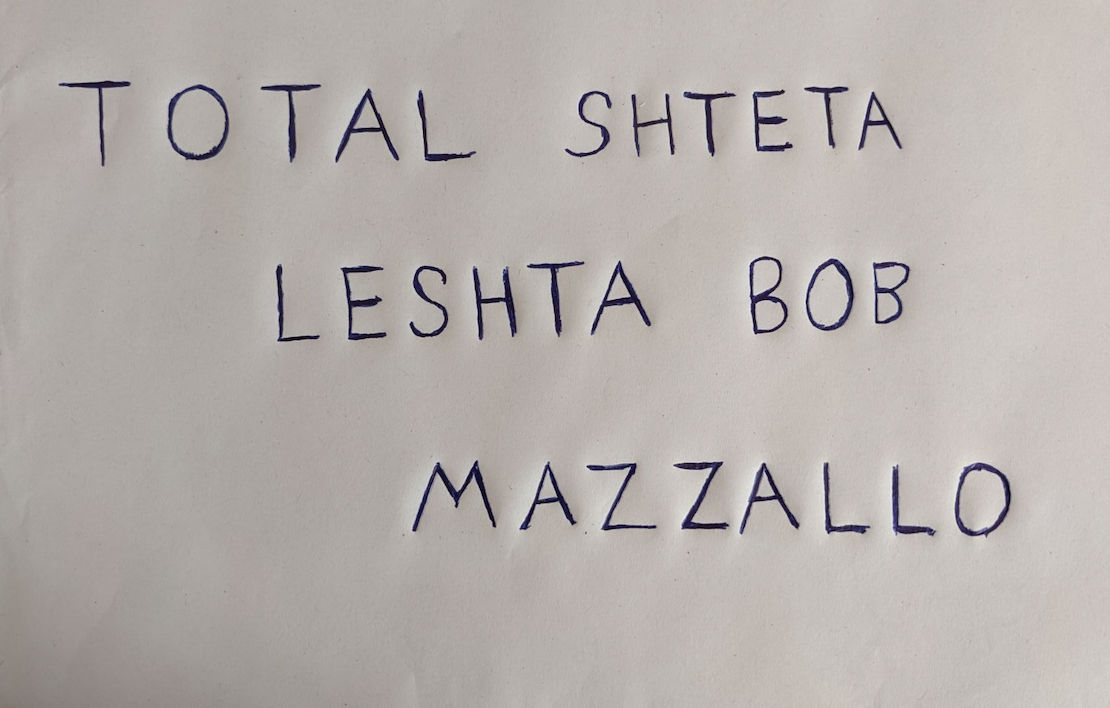
#> input picture mazalo.png, 1110 x 708 px; its folder holds only this picture in this run
$ jupyter execute --allow-errors nn-2.ipynb   (older library calls are emulated)
#> lines starting #> are read from the running program, lines starting #| are printed output that depends on the picture; after the words box and inside, x2 and y2 are one past the last pixel; in counts of white or black regions, pixels touching at a corner belong together
#### Setup

## Font Generation

[cell 1]
import os
import numpy as np
import cv2
from tqdm import tqdm
from wand.color import Color
from wand.image import Image
from wand.drawing import Drawing
from wand.compat import nested
import shutil
import pandas as pd

[cell 2]
# Characters
language = 'abcdefghijklmnopqrstuvwxyz'
language_upper = language.upper()
language += language_upper
language += '0123456789'

assert len(language) == 26 * 2 + 10
language = language_upper
language

[cell 3]
handwritten_fonts = ['Herculanum', 'Annai MN', 'Bradley Hand', 'Brush Script MT', 'Chalkboard',
             'Comic Sans MS', 'Luminary', 'Noteworthy', 'Papyrus', 'Party LET', 'Savoye LET',
             'Sign Painter', 'Skia', 'Snell Roundhand', 'Times New Roman', 'Trattatello']
typed_fonts = ['Arial', 'Arial Black', 'Arial Narrow', 'Arial Rounded MT Bold', 'Copperplate', 'Courier New', 'Helvetica',
              'Impact', 'Lucinda Grande', 'Microsoft Sans Serif', 'Tahoma', 'Verdana', 'Menlo', 'Didot', 'Copperplate', 'Avenir', 'Futura']

fonts = handwritten_fonts + typed_fonts

[cell 4]
# resolution
width=200
height=200
font_size=100
#> (the rest of this cell did not finish here and is left out)

[cell 5]
language

[cell 6]
# [8 lines left out: function delete, not called in this run]

#> (a cell that did not finish here is left out)

#> (a cell that did not finish here is left out)

#### Demo

[cell 9]
hstacks = []
character = 'KK'
#> (the rest of this cell did not finish here and is left out)

[cell 10]
hstacks = []
np.random.seed(0)
#> (the rest of this cell did not finish here and is left out)

#### Inference

##### Functions

[cell 11]
import matplotlib.pyplot as plt
# [10 lines left out: functions show, show_rgb, not called in this run]

def read(path):
#> called with path = 'mazalo.png'
    return cv2.imread(path, cv2.IMREAD_GRAYSCALE)

def read_rgb(path):
    return cv2.imread(path, cv2.IMREAD_UNCHANGED)

def bin(img, bins=10, min_diff=10):
    count, division = np.histogram(img, bins)
    diff_series = pd.Series(count).diff()

    first_histogram_reduction_index = diff_series[(diff_series < 0) & (np.abs(diff_series) > min_diff)].index[0]
    threshold = division[first_histogram_reduction_index+1]

    _, img = cv2.threshold(img,threshold,255,cv2.THRESH_BINARY)
    return img

# [4 lines left out: function bin_simple, not called in this run]

def bin2(img):
    return cv2.threshold(img, 0, 255, cv2.THRESH_BINARY +cv2.THRESH_OTSU)[1]

def neg(img):
    return 255 - img

# [8 lines left out: function redraw_contours, not called in this run]

def components(img, min_area=600, show_steps=False):
    # Connected components
    output = cv2.connectedComponentsWithStats(img, 4, cv2.CV_32S)
    num_letters = output[0]
    labels = output[1]
    stats = output[2]
    centroids = output[3]

    letter_imgs = []
    img_components = img.copy()
    ## Sort letters + area check
    for l in range(1, num_letters):
        minx = stats[l, cv2.CC_STAT_LEFT]
        maxx = stats[l, cv2.CC_STAT_WIDTH] + minx
        miny = stats[l, cv2.CC_STAT_TOP]
        maxy = stats[l, cv2.CC_STAT_HEIGHT] + miny
        area = stats[l, cv2.CC_STAT_AREA]
        if area < min_area:
            continue

        img_copy = img.copy()
        img_copy[labels != l] = 0
        img_copy[labels == l] = 255
        cropped_img = img_copy[miny:maxy+1, minx: maxx+1].copy()
        if show_steps:
            start_point = (minx, miny)
            end_point = (maxx, maxy)
            color = (255, 255, 255)
            thickness = 3
            img_components = cv2.rectangle(img_components, start_point, end_point, color, thickness)

        # Add negatives directly
        letter_imgs.append((neg(cropped_img), minx, maxx, miny, maxy))

    # Show found components boxes
    if show_steps:
        show(img_components)

    # Detect spaces and newlines
    sorted_imgs_y = sorted(letter_imgs,
       key=lambda x: x[3])

    rectangles = sorted_imgs_y.copy()

    from collections import defaultdict
    rows = defaultdict(list)
    row_id = 0
    while len(rectangles) > 0:
        r = rectangles[0]
        rows[row_id].append(r)
        ctr_y = (r[3] + r[4])/2
        rectangles.remove(r)

        to_remove = []
        for (img, minx, maxx, miny, maxy) in rectangles:
            # if central y line goes through letter box
            if ctr_y >= miny and ctr_y <= maxy:
                rows[row_id].append((img, minx, maxx, miny, maxy))
                to_remove.append((img, minx, maxx, miny, maxy))

        for rem in to_remove:
            rectangles.remove(rem)

        row_id+=1

    final_result = []
    # for y in text
    for row in range(row_id):
        line = []
        # Search for spaces
        sorted_imgs_x = sorted(rows[row],
           key=lambda x: x[1])

        # for char in line
        word = []
        for i in range(0, len(sorted_imgs_x)-1):
            xmax_first = sorted_imgs_x[i][2]
            xmin_second = sorted_imgs_x[i+1][1]

            prev_letter_width = sorted_imgs_x[i][2] - sorted_imgs_x[i][1]
            next_letter_width = sorted_imgs_x[i+1][2] - sorted_imgs_x[i+1][1]
            dist = (xmin_second - xmax_first)

            word.append(sorted_imgs_x[i])
            if dist >= max(prev_letter_width, next_letter_width):
                line.append(word)
                word = []

        # Assume no space at end of line
        word.append(sorted_imgs_x[-1])
        line.append(word)
        final_result.append(line)

    return final_result

def gray(img):
    return cv2.cvtColor(img, cv2.COLOR_BGR2GRAY)

def resize(img, size=(100, 100)):
    return cv2.resize(img, size, interpolation=cv2.INTER_NEAREST)

def erode(img, it=1):
    kernel = np.ones((3, 3), np.uint8)
    return cv2.erode(img, kernel, iterations=it)

def dilate(img, it=1):
    kernel = np.ones((3, 3), np.uint8)
    return cv2.dilate(img, kernel, iterations=it)

def blur(x):
    return cv2.GaussianBlur(x, (3, 3), cv2.BORDER_DEFAULT)

def bin_2(path, show_steps=False):
    x = read(path)
    y = cv2.Laplacian(x, cv2.CV_16S, ksize=3)
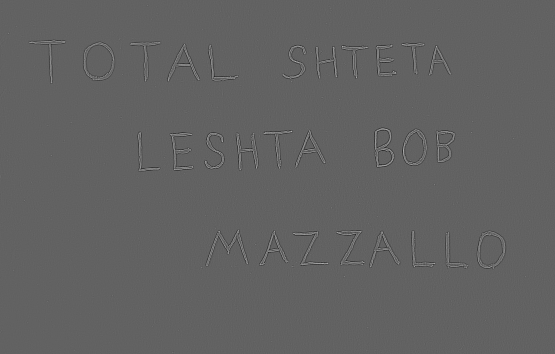
#> y: shape (708, 1110) int16 (shown at 1/2 size); min -662, max 1056, mean 0; drawn with min black and max white
    if show_steps:
        show(x)
        show(y)

    # Binarize
    z = y.copy()
    z[z > 127] = 255
#> z: shape (708, 1110) int16; 1.24% of pixels changed, all inside (x1, y1, x2, y2) = (0, 11, 1069, 705)
    z[z <= 127] = 0
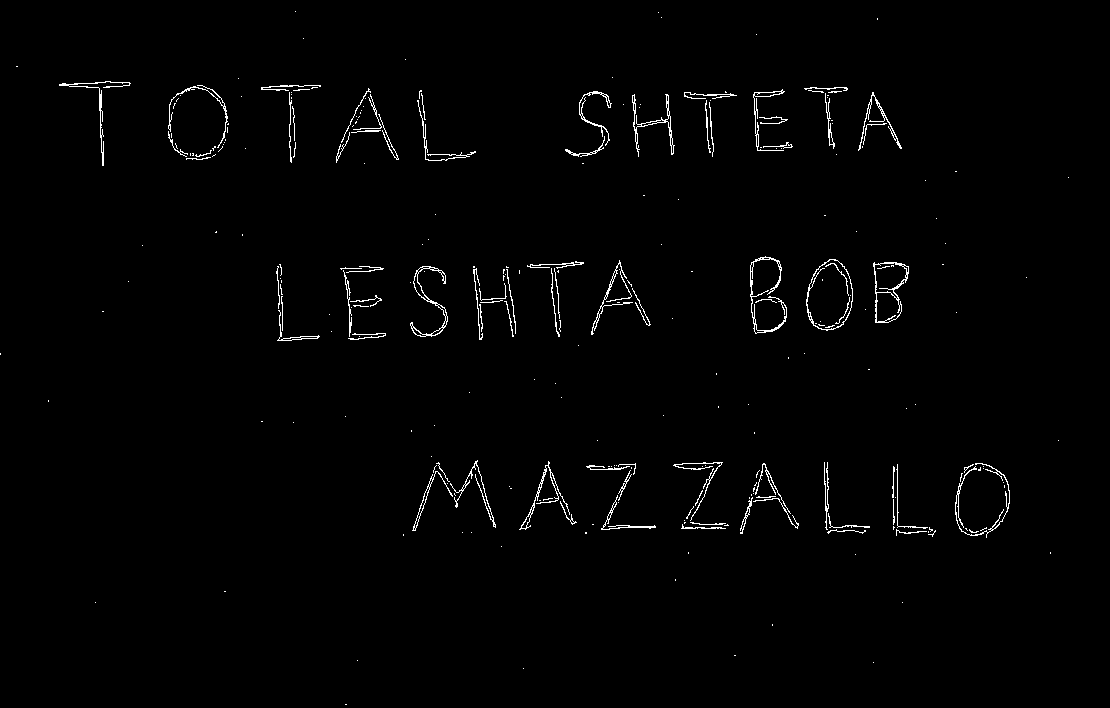
#> z: shape (708, 1110) int16; 1.2% white in thin lines or dots
    return z

def pipeline_2(path, show_steps=False, screenshot=False):
    z = bin_2(path, show_steps)

    if screenshot:
        thickenings = [1]
    else:
        thickenings = [3]

    num_chars = []
    for it in thickenings:
        # Thicken letters
        q = dilate(z, it=it).astype(np.uint8)
        q = erode(z, it=it).astype(np.uint8)

        # Find components
        lines = components(q, show_steps=show_steps)
        n_chars = sum([len(w) for line in lines for w in line])
        num_chars.append(n_chars)
#> this loop made 1 pass
#> (num_letters in components, stats in components, centroids in components, n_chars) on pass 1: (1, [[0, 0, 1110, 708, 785880]], [[554.5, 353.5]], 0)
#> pass 1, in pipeline_2, `q = dilate(z, it=it).astype(np.uint8)`:
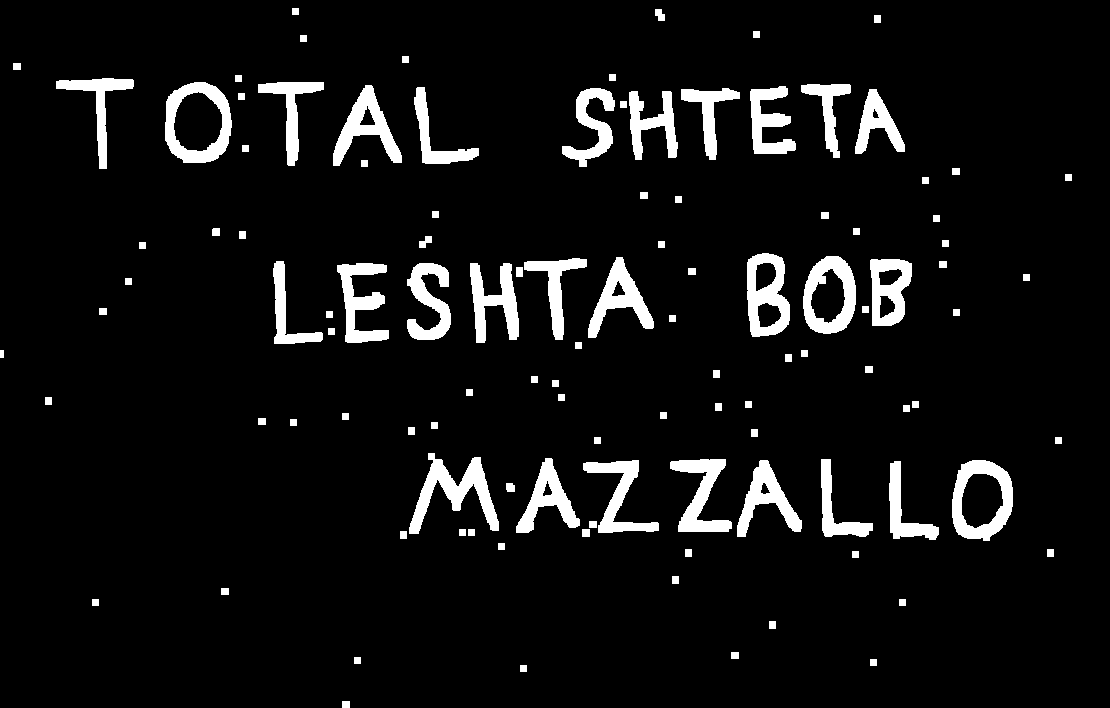
#> q: shape (708, 1110); 6.8% white; 111 white regions, largest, box (x1, y1, x2, y2) and area: (409, 453, 499, 534) 2585, (165, 82, 232, 163) 2339, (952, 460, 1013, 541) 2312
#> after the loop, num_chars = [0]

    max_chars_idx = np.argmax(num_chars)
#> max_chars_idx = 0
    it = thickenings[max_chars_idx]
#> it = 3
    # Thicken letters
    q = dilate(z, it=it).astype(np.uint8)

    # Find components
    lines = components(q, show_steps=show_steps)
#> call 2 of components, with min_area = 600, show_steps = False
#> in components (call 2), `num_letters = output[0]`: num_letters = 112
#> in components (call 2), `labels = output[1]`:
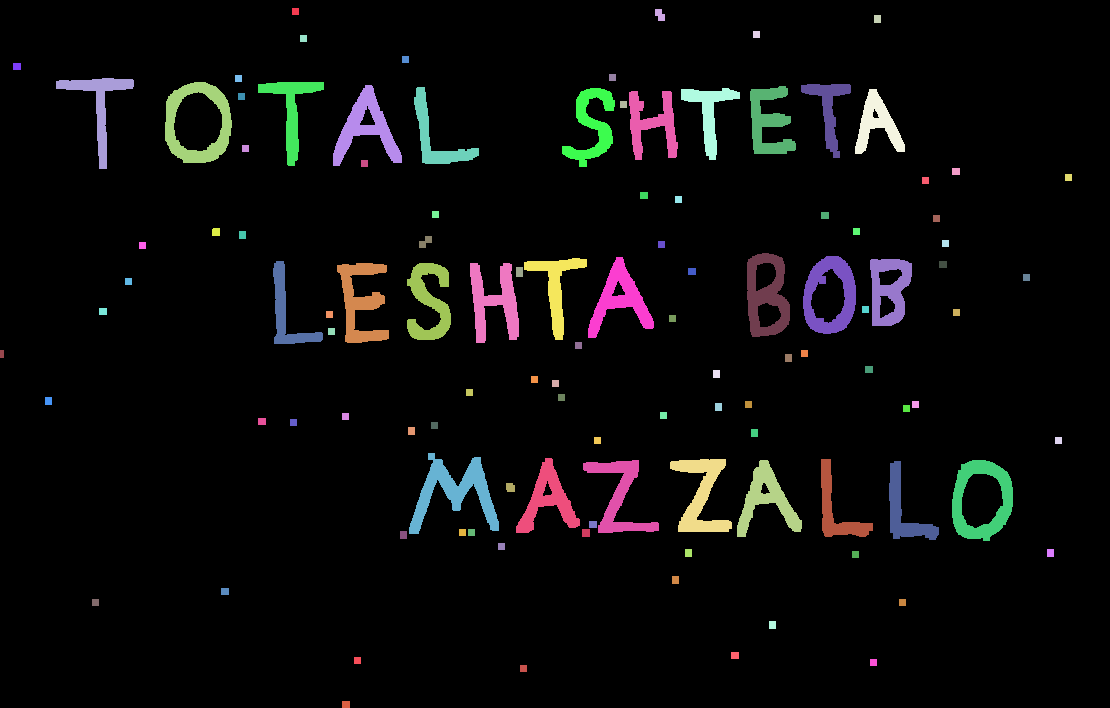
#> labels: shape (708, 1110) int32; 112 distinct labels, from 0 to 111; one colour per label, 0 black
#> in components (call 2), `stats = output[2]`: stats = 112 rows, first 6: [0, 0, 1110, 708, 732334], [292, 8, 7, 7, 49], [655, 9, 10, 12, 90], [874, 15, 7, 8, 56], [753, 31, 7, 7, 49], [300, 35, 7, 7, 49]
#> in components (call 2), `centroids = output[3]`: centroids = 112 pairs, first value 1.5 to 1068, second value 11 to 704
#> the loop in components (call 2), `for l in range(1, num_letters):` made 111 passes
#> (minx, maxx, miny, maxy, area) on passes 1 to 8: (292, 299, 8, 15, 49), (655, 665, 9, 21, 90), (874, 881, 15, 23, 56), (753, 760, 31, 38, 49), (300, 307, 35, 42, 49), (402, 409, 56, 63, 49), (13, 21, 63, 70, 56), (235, 242, 75, 82, 49)
#> after the loop in components (call 2), `for l in range(1, num_letters):`:
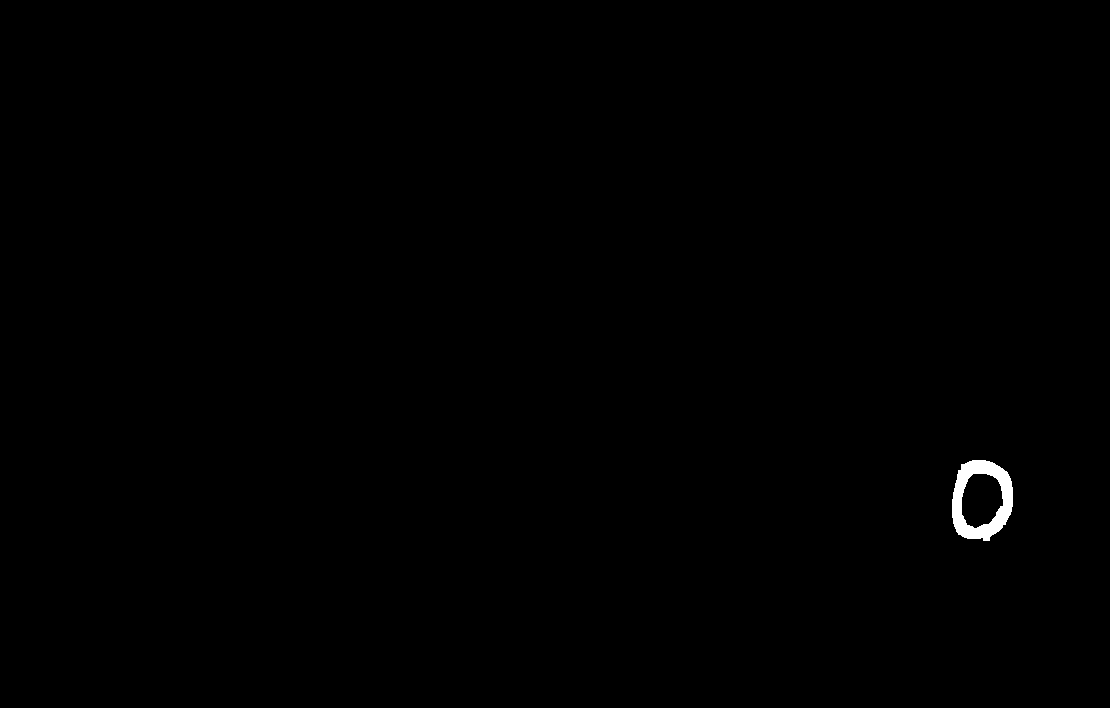
#> img_copy: shape (708, 1110); 0.29% white; 1 white region, box (x1, y1, x2, y2) and area: (952, 460, 1013, 541) 2312
#> after the loop in components (call 2), `for l in range(1, num_letters):`: letter_imgs = 28 items
#> the loop in components (call 2), `while len(rectangles) > 0:` made 3 passes
#> ctr_y on passes 1 to 3: 123.5, 295, 493.5
#> after the loop in components (call 2), `while len(rectangles) > 0:`: rectangles = []; row_id = 3
#> lines = 3 items

    if show_steps:
        show(z)
        show(q)
        for line in lines:
            for word in line:
                for c in word:
                    show(c[0])

    return lines

$ run again, on multiline.png
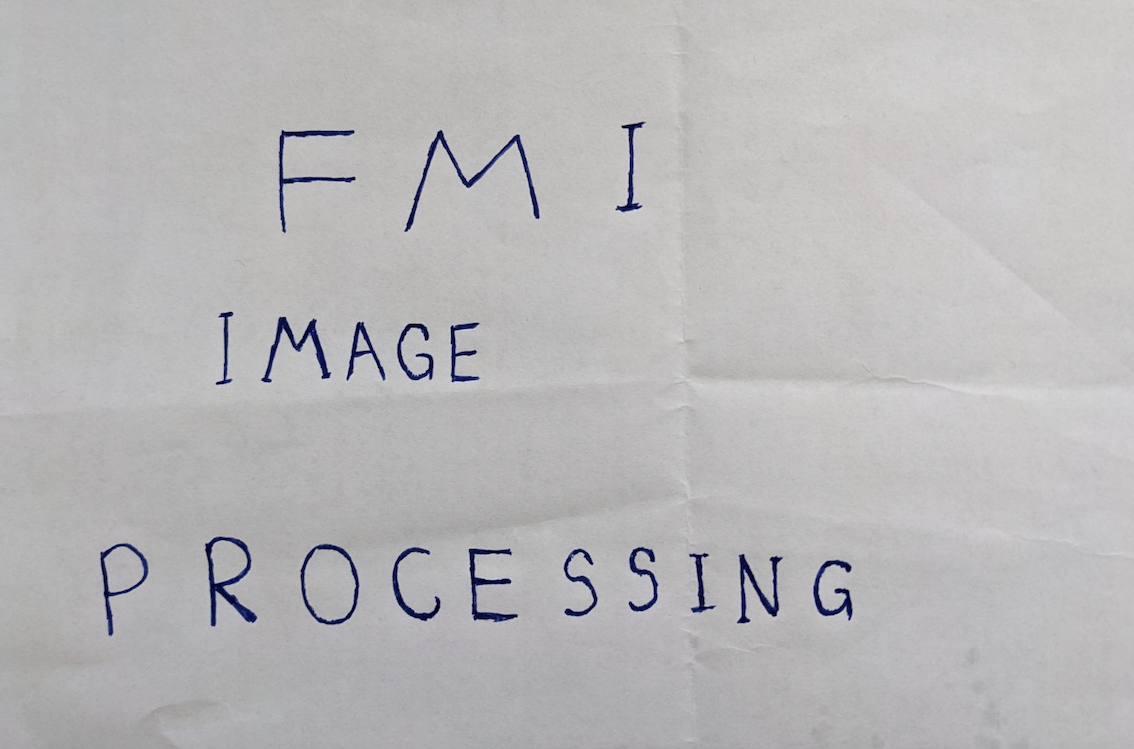
#> input picture multiline.png, 1134 x 749 px
#> the loop in pipeline_2, `for it in thickenings:` made 1 pass
#> (num_letters in components, stats in components, centroids in components, n_chars) on pass 1: (1, [[0, 0, 1134, 749, 849366]], [[566.5, 374]], 0)
#> after the loop in pipeline_2, `for it in thickenings:`: num_chars = [0]
#> max_chars_idx = 0
#> it = 3
#> num_letters = 25
#> labels: shape (749, 1134) int32; 25 distinct labels, from 0 to 24
#> stats = 25 rows, first 6: [0, 0, 1134, 749, 815014], [641, 50, 7, 7, 49], [612, 119, 37, 96, 1388], [276, 127, 82, 109, 2524], [401, 127, 141, 108, 3659], [697, 149, 7, 7, 49]
#> centroids = 25 pairs, first value 119.5 to 833.1, second value 53 to 590.4
#> the loop in components (call 2), `for l in range(1, num_letters):` made 24 passes
#> (minx, maxx, miny, maxy, area) on passes 1 to 8: (641, 648, 50, 57, 49), (612, 649, 119, 215, 1388), (276, 358, 127, 236, 2524), (401, 542, 127, 235, 3659), (697, 704, 149, 156, 49), (200, 207, 194, 201, 49), (697, 704, 285, 292, 49), (213, 236, 309, 388, 939)
#> after the loop in components (call 2), `for l in range(1, num_letters):`:
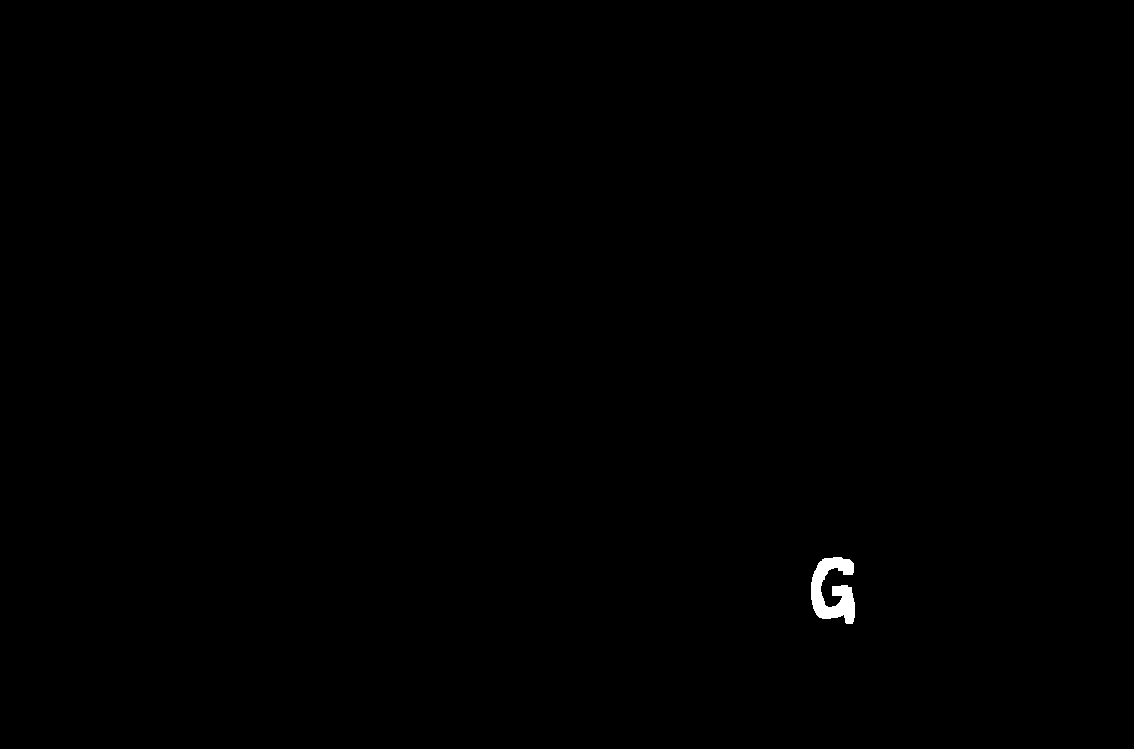
#> img_copy: shape (749, 1134); 0.21% white; 1 white region, box (x1, y1, x2, y2) and area: (811, 557, 855, 624) 1763
#> after the loop in components (call 2), `for l in range(1, num_letters):`: letter_imgs = 18 items
#> the loop in components (call 2), `while len(rectangles) > 0:` made 3 passes
#> ctr_y on passes 1 to 3: 167, 348.5, 581.5
#> after the loop in components (call 2), `while len(rectangles) > 0:`: rectangles = []; row_id = 3
#> lines = 3 items
